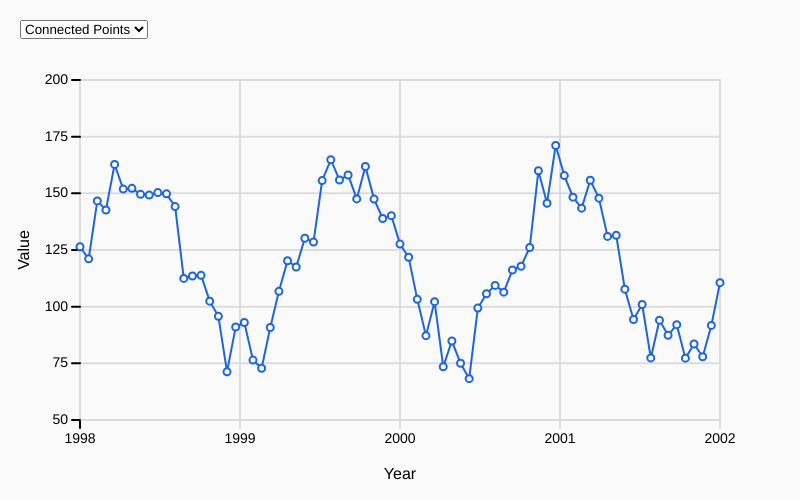
Frame 1 (no input)
Frame 60 (no input): identical to frame 1, image omitted
Frame 120 (the mouse pressed at the canvas centre since frame 60): identical to frame 1, image omitted

The p5.js sketch that drew this single still picture (run headless with seeded random() and noise() and a simulated clock; from frame 60 on, the mouse is pressed at the canvas centre):

// p5.js sketch
// ── sketch.js
let data = [];
let selector;

const margin = 80;

function setup() {
  createCanvas(800, 500);

  // Dropdown menu
  selector = createSelect();
  selector.position(20, 20);

  selector.option("Connected Points");
  selector.option("Polyline");
  selector.option("Scatter Plot");
  selector.option("Bars");

  // Generate 75 data points
  for (let i = 0; i < 75; i++) {
    let x = map(i, 0, 74, 1998, 2002);

    // Sinusoidal variation + randomness
    let y = 120 + 40 * sin(i * 0.25) + random(-15, 15);

    y = constrain(y, 50, 200);

    data.push({ x, y });
  }
}

function draw() {
  background(250);

  drawAxes();

  let mode = selector.value();

  if (mode === "Connected Points") {
    drawConnectedPoints();
  } else if (mode === "Polyline") {
    drawPolyline();
  } else if (mode === "Scatter Plot") {
    drawScatter();
  } else if (mode === "Bars") {
    drawBars();
  }
}

function drawAxes() {
  stroke(0);
  strokeWeight(2);

  // x-axis
  line(margin, height - margin, width - margin, height - margin);

  // y-axis
  line(margin, margin, margin, height - margin);

  // X-axis labels (1998 to 2002)
  textAlign(CENTER, TOP);
  textSize(14);

  for (let yr = 1998; yr <= 2002; yr++) {
    let x = map(yr, 1998, 2002, margin, width - margin);

    line(x, height - margin, x, height - margin + 8);

    noStroke();
    fill(0);
    text(yr, x, height - margin + 12);

    stroke(220);
    line(x, margin, x, height - margin);
  }

  // Y-axis labels (50 to 200)
  textAlign(RIGHT, CENTER);

  for (let val = 50; val <= 200; val += 25) {
    let y = map(val, 50, 200, height - margin, margin);

    stroke(220);
    line(margin, y, width - margin, y);

    stroke(0);
    line(margin - 8, y, margin, y);

    noStroke();
    fill(0);
    text(val, margin - 12, y);
  }

  // Axis titles
  fill(0);
  textSize(16);

  textAlign(CENTER);
  text("Year", width / 2, height - 25);

  push();
  translate(25, height / 2);
  rotate(-HALF_PI);
  text("Value", 0, 0);
  pop();
}

function screenX(xVal) {
  return map(xVal, 1998, 2002, margin, width - margin);
}

function screenY(yVal) {
  return map(yVal, 50, 200, height - margin, margin);
}

function drawConnectedPoints() {
  stroke(30, 100, 220);
  strokeWeight(2);
  noFill();

  beginShape();

  for (let p of data) {
    let x = screenX(p.x);
    let y = screenY(p.y);

    vertex(x, y);
  }

  endShape();

  for (let p of data) {
    let x = screenX(p.x);
    let y = screenY(p.y);

    fill(255);
    stroke(30, 100, 220);
    strokeWeight(2);

    circle(x, y, 7);
  }
}

function drawPolyline() {
  noFill();
  stroke(220, 50, 50);
  strokeWeight(3);

  beginShape();

  for (let p of data) {
    vertex(screenX(p.x), screenY(p.y));
  }

  endShape();
}

function drawScatter() {
  noStroke();
  fill(20, 10, 220);

  for (let p of data) {
    circle(screenX(p.x), screenY(p.y), 8);
  }
}

function drawBars() {
  noStroke();
  fill(200, 50, 40);

  let w = (width - 2 * margin) / data.length;

  for (let p of data) {
    let x = screenX(p.x);
    let y = screenY(p.y);

    rectMode(CORNERS);

    rect(x - w * 0.4, y, x + w * 0.4, height - margin);
  }
}
